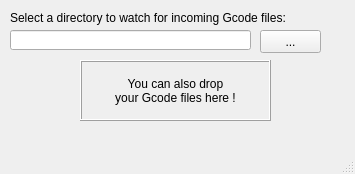
<?xml version="1.0" encoding="UTF-8"?>
<ui version="4.0">
 <class>MainWindow</class>
 <widget class="QMainWindow" name="MainWindow">
  <property name="geometry">
   <rect>
    <x>0</x>
    <y>0</y>
    <width>355</width>
    <height>174</height>
   </rect>
  </property>
  <property name="windowTitle">
   <string>GCode Uploader</string>
  </property>
  <widget class="QWidget" name="centralwidget">
   <widget class="QLineEdit" name="watched_path_edit">
    <property name="geometry">
     <rect>
      <x>10</x>
      <y>30</y>
      <width>241</width>
      <height>20</height>
     </rect>
    </property>
   </widget>
   <widget class="QPushButton" name="watched_path_btn">
    <property name="geometry">
     <rect>
      <x>260</x>
      <y>30</y>
      <width>61</width>
      <height>23</height>
     </rect>
    </property>
    <property name="text">
     <string>...</string>
    </property>
   </widget>
   <widget class="DropWidget" name="file_drop_area">
    <property name="geometry">
     <rect>
      <x>80</x>
      <y>60</y>
      <width>191</width>
      <height>61</height>
     </rect>
    </property>
    <property name="frameShape">
     <enum>QFrame::Box</enum>
    </property>
    <property name="frameShadow">
     <enum>QFrame::Raised</enum>
    </property>
    <layout class="QVBoxLayout" name="verticalLayout">
     <item>
      <widget class="QLabel" name="file_drop_label">
       <property name="text">
        <string>You can also drop
your Gcode files here !</string>
       </property>
       <property name="alignment">
        <set>Qt::AlignCenter</set>
       </property>
      </widget>
     </item>
    </layout>
   </widget>
   <widget class="QLabel" name="label">
    <property name="geometry">
     <rect>
      <x>10</x>
      <y>10</y>
      <width>311</width>
      <height>16</height>
     </rect>
    </property>
    <property name="text">
     <string>Select a directory to watch for incoming Gcode files:</string>
    </property>
   </widget>
  </widget>
  <widget class="QMenuBar" name="menubar">
   <property name="geometry">
    <rect>
     <x>0</x>
     <y>0</y>
     <width>355</width>
     <height>21</height>
    </rect>
   </property>
  </widget>
  <widget class="QStatusBar" name="statusbar"/>
 </widget>
 <customwidgets>
  <customwidget>
   <class>DropWidget</class>
   <extends>QFrame</extends>
   <header>DropWidget</header>
   <container>1</container>
  </customwidget>
 </customwidgets>
 <resources/>
 <connections/>
</ui>
